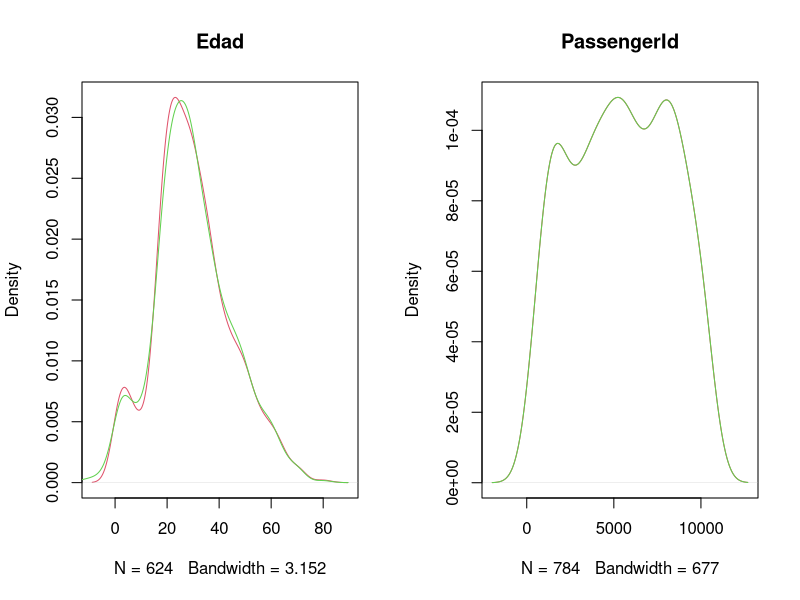
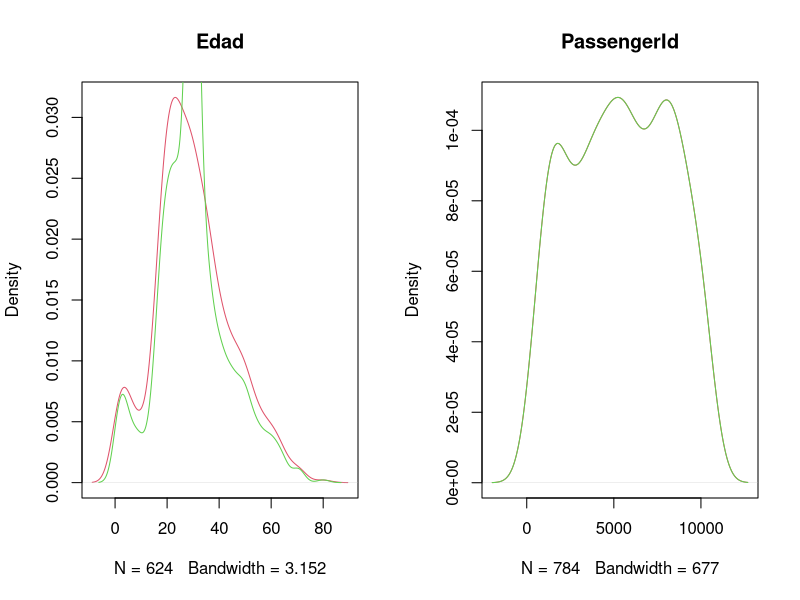
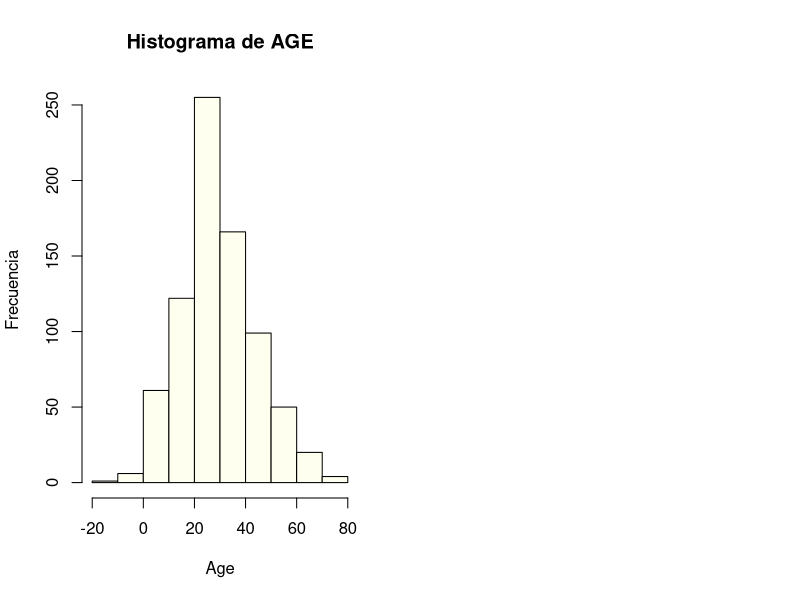
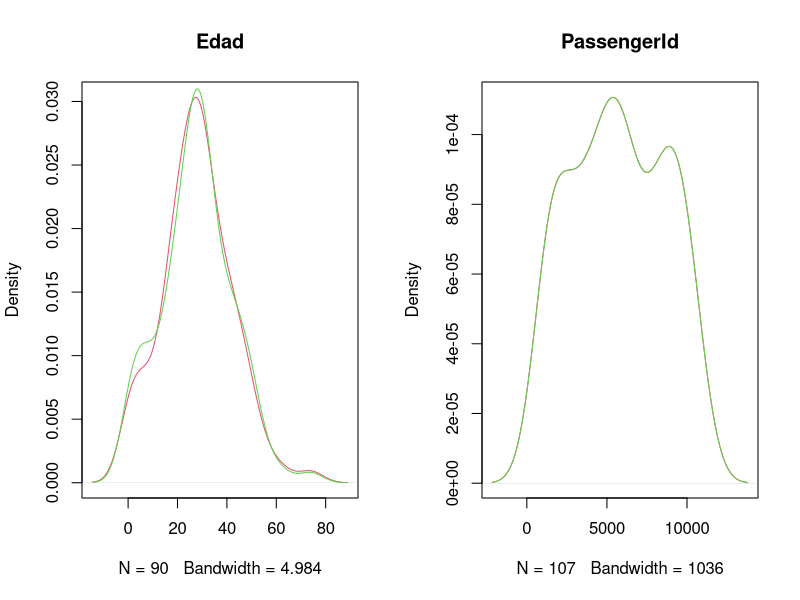

These figures' R source, in order:
## ---- chunk 1
library(dplyr)
library(ggplot2)
library('corrplot')
library('RColorBrewer')
library(stringr)#para extraer los titulos relevantes de names
library(zoo)#la utilizo para la funcion na.approx() para interpolar los valores faltantes NA de la columna AGE
library(caTools)#la utilizo para la funcion sample.split dividir el cojunto de datos en entrenamiento y prueba
library(caret)#la utilizo para dividir el conjunto de datos
library(e1071)
library(mice)# La librería mice permite realizar la imputacion de los datos mediante diferentes técnicas.Multivariate Imputations by Chained Equations (MICE).
## ---- chunk 2
#importo el conjunto de datos
titanic_data <- read.csv("data_titanic_proyecto.csv")
titanic_data
## ---- chunk 3
summary(titanic_data)
## ---- chunk 4
colSums(is.na(titanic_data))
## ---- chunk 5
imputed_data <- mice(titanic_data%>%select(Age,PassengerId), method = "norm.boot")


## ---- chunk 6
Data_Impu_boot <- mice::complete(imputed_data)

par(mfrow=c(1,2))

plot(density(titanic_data$Age ,na.rm = T),col=2,main="Edad")
lines(density(Data_Impu_boot$Age ),col=3)

plot(density(titanic_data$PassengerId,na.rm = T),col=2,main="PassengerId")
lines(density(Data_Impu_boot$PassengerId),col=3)

## ---- chunk 7
imputed_data <- mice(titanic_data%>%select(Age,PassengerId), method = "mean")


## ---- chunk 8
Data_Impu_media <- mice::complete(imputed_data)

par(mfrow=c(1,2))

plot(density(titanic_data$Age ,na.rm = T),col=2,main="Edad")
lines(density(Data_Impu_media$Age ),col=3)

plot(density(titanic_data$PassengerId,na.rm = T),col=2,main="PassengerId")
lines(density(Data_Impu_media$PassengerId),col=3)

## ---- chunk 9
#x2<-titanic_data$Age
#titanic_data$Age[is.na(titanic_data$Age)] <- mean(titanic_data$Age, na.rm = TRUE)
titanic_data<-titanic_data%>%mutate(Age = Data_Impu_boot$Age, PassengerId = Data_Impu_boot$PassengerId)
titanic_data
## ---- chunk 10
colSums(is.na(titanic_data))
## ---- chunk 11
#limpiar y transformar los datos
titanic_data$Embarked <- as.factor(titanic_data$Embarked)#transformar columna embarked en un factor(variable categorica)
titanic_data$passenger_class <- as.factor(titanic_data$passenger_class)
#titanic_data$passenger_sex <- as.factor(titanic_data$passenger_sex)
titanic_data$passenger_survived <- as.integer(titanic_data$passenger_survived == "Y") #comparo cada valor de la columna passenger_survived con "Y" TRUE si valor es igual a "Y" y FALSE "N" con as.integer TRUE pasa a 1 y FALSE pasa a 0
titanic_data$passenger_sex <- as.integer(titanic_data$passenger_sex == "M") #comparo cada valor de la columna passenger_sex con "Y" TRUE si valor es igual a "Y" y FALSE "N" con as.integer TRUE pasa a 1 y FALSE pasa a 0
## ---- chunk 12
#extraer los titulos de la columna Name y crear una nueva columna Titulos
titanic_data$Titulos <- str_extract(titanic_data$Name, "(Mrs|Mr|Miss|Master|Don|Dr|Rev|Mme|Ms|Major|Lady|Sir|Mlle|Col|Capt|the Countess)\\.")

#reemplazar valores NA (no coincidentes) con Otro
titanic_data$Titulos[is.na(titanic_data$Titulos)] <- "Otro"

#verificar los cambios realizados
head(titanic_data)
## ---- chunk 13
str(titanic_data)#con esto muestro la estructura interna del data frame
## ---- chunk 14
# creo un conjunto de datos sin columnas innecesarias
titanic_data_clean <- titanic_data %>% select(-Name, -Ticket, -Cabin)
titanic_data_clean
## ---- chunk 15
#contar la cantidad de valores NA en la columna Age por cada titulo
na_count_by_title <- aggregate(Age ~ Titulos, titanic_data_clean, FUN = function(x) sum(is.na(x)))

#contar cuantos titulos tienen al menos un valor NA en la columna Age
titles_with_na <- sum(na_count_by_title$Age > 0)

#imprimiendo el resultado
print(titles_with_na)

## ---- chunk 16
#creo variables dummy(convertir variables categoricas en variables numericas binarias ) para las variables categoricas
titanic_data_clean <- titanic_data_clean %>%
   mutate( #passenger_clas_i = as.integer(passenger_class ))
  
#  mutate(Male = as.integer(passenger_sex == "M"),
#         Female = as.integer(passenger_sex == "F"),
  
#         AGE = as.integer(titanic_data_clean$Age),
#         Class_Upper = as.integer(passenger_class == "Upper"),
#         Class_Middle = as.integer(passenger_class == "Middle"),
#         Class_Lower = as.integer(passenger_class == "Lower"),
#         Embarked_S = as.integer(Embarked == "S"),
#         Embarked_C = as.integer(Embarked == "C"),
#         Embarked_Q = as.integer(Embarked == "Q"),
          Fare = as.integer(Fare)
         )
titanic_data_clean

## ---- chunk 17
#identificar el titulo que tiene valores NA en la columna AGE
na_titles <- unique(titanic_data_clean$Titulos[is.na(titanic_data_clean$AGE)])


for (title in na_titles) {
  average_age <- mean(titanic_data_clean$AGE[titanic_data_clean$Titulos == title & !is.na(titanic_data_clean$AGE)], na.rm = TRUE)
  titanic_data_clean$AGE[titanic_data_clean$Titulos == title & is.na(titanic_data_clean$AGE)] <- average_age
}

# Verificar que no haya valores faltantes en la columna AGE
summary(titanic_data_clean$AGE)
titanic_data_clean
## ---- chunk 18
#calcular la mediana de la edad para cada titulo
#mediana_edad_por_titulo <- titanic_data_clean %>%
 # group_by(Titulos) %>%
  #summarise(Mediana_Edad = median(AGE, na.rm = TRUE))

#unir la mediana de la edad por titulo al dataset original
#titanic_data_clean <- left_join(titanic_data_clean, mediana_edad_por_titulo, by = "Titulos")

#imputar los valores faltantes de la columna Age utilizando la mediana de la edad segun el titulo
#titanic_data_clean$AGE <- ifelse(is.na(titanic_data_clean$AGE), titanic_data_clean$Mediana_Edad, titanic_data_clean$AGE)

#eliminar la columna Mediana_Edad ya que no es necesaria
#titanic_data_clean <- titanic_data_clean %>%
 # select(-Mediana_Edad)

#verificar que no haya valores faltantes en la columna AGE
#summary(titanic_data_clean$AGE)
#titanic_data_clean
## ---- chunk 19
#definir una funcion para categorizar la edad
#categorize_age <- function(age) {
#  if (is.na(age)) {
#    return(NA)
#  } else if (age <= 2) {
#    return("Infant")
#  } else if (age <= 12) {
#    return("Child")
#  } else if (age <= 19) {
#    return("Teenager")
#  } else if (age <= 35) {
#    return("Young Adult")
#  } else if (age <= 65) {
#    return("Adult")
#  } else {
#    return("Senior")
#  }
#}

#aplicar la funcion para categorizar la columna Age
#titanic_data_clean <- titanic_data_clean %>%
#  mutate(AgeCategory = sapply(AGE, categorize_age))

#convertir la nueva columna AgeCategory en un factor
#titanic_data_clean$AgeCategory <- as.factor(titanic_data_clean$AgeCategory)
#titanic_data_clean

#mostrar un resumen de la nueva columna AgeCategory
#summary(titanic_data_clean$AgeCategory)

## ---- chunk 20

#titanic_data_clean$AgeCategory <- factor(titanic_data_clean$AgeCategory, levels = c("Infant", "Child", "Teenager", "Young Adult", "Adult", "Senior"))

#convertir la columna AgeCategory en una columna numerica
#titanic_data_clean$NumericAgeCategory <- as.integer(titanic_data_clean$AgeCategory)

#mostrar un resumen de la nueva columna NumericAgeCategory
#summary(titanic_data_clean$NumericAgeCategory)
#titanic_data_clean

## ---- chunk 21
# eliminar las variables originales categoricas
#titanic_data_clean <- titanic_data_clean %>%
#  select(-passenger_sex, -passenger_class, -Embarked,-AgeCategory,-Age,-Fare,-Female,-Class_Lower)
#titanic_data_clean
## ---- chunk 22
#aca aplico la interpolación lineal a la columna AGE
#titanic_data_clean$AGE <- na.approx(titanic_data_clean$AGE, na.rm = FALSE)

#redondeo la columna Age a 0 decimales
#titanic_data_clean$AGE <- round(titanic_data_clean$AGE, 0)

#titanic_data_clean
## ---- chunk 23
#titanic_data_clean$AGE <- as.integer(round(titanic_data_clean$AGE))

#mostrando un resumen de la columna AGE
#summary(titanic_data_clean$AGE)
#titanic_data_clean
## ---- chunk 24
#contando la cantidad de cada titulo de la columna Titulos
titulo_recuento <- table(titanic_data_clean$Titulos)

#imprimimiendo el recuento de cada titulo
print(titulo_recuento)
## ---- chunk 25
#convertir los titulos en factores
#obtener los niveles únicos de los titulos
titulos_unicos <- unique(titanic_data_clean$Titulos)

#convertir los titulos en factores utilizando los niveles unicos
titanic_data_clean$Titulos <- factor(titanic_data_clean$Titulos, levels = titulos_unicos)

#convertir los factores en numeros enteros
titanic_data_clean$Titulos <- as.integer(titanic_data_clean$Titulos)

#mostrar un resumen de la columna Titulos
summary(titanic_data_clean$Titulos)
titanic_data_clean
## ---- chunk 26
#convertir los titulos en factores
#obtener los niveles únicos de los titulos
pasajeros_unicos <- unique(titanic_data_clean$passenger_class)

#convertir los titulos en factores utilizando los niveles unicos
titanic_data_clean$passenger_class <- factor(titanic_data_clean$passenger_class, levels = pasajeros_unicos)

#convertir los factores en numeros enteros
titanic_data_clean$passenger_class <- as.integer(titanic_data_clean$passenger_class)

#mostrar un resumen de la columna Titulos
summary(titanic_data_clean$passenger_class)
titanic_data_clean
## ---- chunk 27
#convertir los titulos en factores
#obtener los niveles únicos de los titulos
embarques_unicos <- unique(titanic_data_clean$Embarked)

#convertir los titulos en factores utilizando los niveles unicos
titanic_data_clean$Embarked <- factor(titanic_data_clean$Embarked, levels = embarques_unicos)

#convertir los factores en numeros enteros
titanic_data_clean$Embarked <- as.integer(titanic_data_clean$Embarked)

#mostrar un resumen de la columna Titulos
summary(titanic_data_clean$Embarked)
titanic_data_clean
## ---- chunk 28
#titanic_data_clean <- titanic_data_clean %>%
#   select(-passenger_class)
# titanic_data_clean
## ---- chunk 29
#
#Se grafica el histogra de Fare para ver como es la distribucion de la varaible Age 
    
     hist(x = titanic_data_clean$Age, main = "Histograma de AGE", 
     xlab = "Age", ylab = "Frecuencia",
     col = "ivory")
#como se puede apreciar esta variable tiene mucho sesgo a la derecha
## ---- chunk 30

#Se grafica el histogra de Fare para ver como es la distribucion de la varaible Fare 
    
#     hist(x = log(titanic_data_clean$Fare_i+2), main = "Histograma de Precio ticket", 
#     xlab = "FARE", ylab = "Frecuencia",
#     col = "ivory")
# aplicando logaritmos naturales a los datos de la varaible se ve que mejora la distribucion

## ---- chunk 31

#Se grafica el histogra de Fare para ver como es la distribucion de la varaible AGE 
    
#     hist(x = log(titanic_data_clean$AGE), main = "Histograma de edades ", 
#     xlab = "AGE", ylab = "Frecuencia",
#     col = "ivory")
# aplicando logaritmos naturales a los datos de la varaible se ve que mejora la distribucion

## ---- chunk 32

#se tranforman los datos aplicando logaritmo
log_1 <- log(titanic_data_clean$Fare+2)#
titanic_data_clean$Fare_log <- log_1

#log_1 <- log(titanic_data_clean$AGE+2)#
#titanic_data_clean$AGE_log <- log_1


titanic_data_clean

## ---- chunk 33
titanic_data_clean <- titanic_data_clean %>%
   select(-Fare)
 titanic_data_clean
## ---- chunk 34

#Se grafica el histogra de Fare para ver como es la distribucion de la varaible AGE
    
#     hist(x = log(titanic_data_clean$AGE_log), main = "Histograma edades", 
#     xlab = "AGE", ylab = "Frecuencia",
#     col = "ivory")
# aplicando logaritmos naturales a los datos de la varaible se ve que mejora la distribucion

## ---- chunk 35
# dividir los datos en conjuntos de entrenamiento y prueba (60% - 40%)
set.seed(1234) #establece una semilla para que la division sea reproducible

sample <- sample.split(titanic_data_clean$Titulos, SplitRatio = 0.9)
train_data  <- subset(titanic_data_clean, sample == TRUE)
validation_data   <- subset(titanic_data_clean, sample == FALSE)

#se muestra las dimensiones del conjunto de entrenamiento

dim(train_data)

#se muestra las dimensiones del conjunto de prueba
dim(validation_data)

## ---- chunk 36
train_data %>% 
  group_by(passenger_survived) %>% 
  summarise(numero_casos=n())
## ---- chunk 37
validation_data %>% 
  group_by(passenger_survived) %>% 
  summarise(numero_casos=n())
## ---- chunk 38
bin_model1 <- 
  glm(passenger_survived ~ Age +  Fare_log + passenger_sex, 
      data = train_data, 
      family = binomial)
summary(bin_model1)

## ---- chunk 39
bin_model2 <- 
  glm(passenger_survived ~Age + SibSp + Fare_log + passenger_sex + passenger_class , 
      data = train_data, 
      family = binomial)
summary(bin_model2)

## ---- chunk 40
mod.all <- glm(passenger_survived ~ ., data=train_data, family="binomial")
model <- stats::step(mod.all, trace=FALSE, direction="backward")
summary(model)

## ---- chunk 41

# entrenando el modelo de regresión logistica con el conjunto de entrenamiento
#model <- glm(passenger_survived ~ ., data = train_data , family = "binomial")
#ctrlspecs <- trainControl(method = "cv", number = 10, savePredictions = "all", classProbs = TRUE)
#ctrlspecs <- trainControl(method = "cv", number = 10)
#model <- train(passenger_survived ~., data = train_data, method = "glm", family= binomial, trControl = ctrlspecs)

#summary(model)
## ---- chunk 42
#predecir la supervivencia utilizando el modelo entrenado en el conjunto de validacion
#predictions <- predict(model, newdata = validation_data, type = "response")
predictions <- predict(model, newdata = validation_data,type = "response")

predicted_survived <- ifelse(predictions > 0.5, "Y", "N")


#calcular la precision del modelo en el conjunto de validacion
accuracy <- sum(predicted_survived == validation_data$passenger_survived) / length(validation_data$passenger_survived)
accuracy

## ---- chunk 43
#funciones para calcular precision, recall y F1 score
precision <- function(matrix) {
	# True positive
    tp <- matrix[2, 2]
	# false positive
    fp <- matrix[1, 2]
    return (tp / (tp + fp))
}

recall <- function(matrix) {
# true positive
    tp <- matrix[2, 2]# false positive
    fn <- matrix[2, 1]
    return (tp / (tp + fn))
}
#creando una matriz de confusion
conf_matrix <- table(predicted_survived, validation_data$passenger_survived)

prec <- precision(conf_matrix)
prec
rec <- recall(conf_matrix)
rec
## ---- chunk 44
f1 <- 2 * ((prec * rec) / (prec + rec))
f1
## ---- chunk 45
#importo el conjunto de datos
evaluation_data <- read.csv("evaluation_dataset.csv")
evaluation_data
## ---- chunk 46
summary(evaluation_data)
## ---- chunk 47
#limpiar y transformar los datos
evaluation_data$Embarked <- as.factor(evaluation_data$Embarked)#transformar columna embarked en un factor(variable categorica)
evaluation_data$passenger_class <- as.factor(evaluation_data$passenger_class)
#evaluation_data$passenger_sex <- as.factor(evaluation_data$passenger_sex)
evaluation_data$passenger_sex <- as.integer(evaluation_data$passenger_sex == "M") #comparo cada valor de la columna passenger_sex con "Y" TRUE si valor es igual a "Y" y FALSE "N" con as.integer TRUE pasa a 1 y FALSE pasa a 0

## ---- chunk 48
#extraer los titulos de la columna Name y crear una nueva columna Titulos
evaluation_data$Titulos <- str_extract(evaluation_data$Name, "(Mrs|Mr|Miss|Master|Don|Dr|Rev|Mme|Ms|Major|Lady|Sir|Mlle|Col|Capt|the Countess|Jonkheer)\\.")

#reemplazar valores NA (no coincidentes) con Otro
evaluation_data$Titulos[is.na(evaluation_data$Titulos)] <- "Otro"

#verificar los cambios realizados
head(evaluation_data)
## ---- chunk 49
str(evaluation_data)#con esto muestro la estructura interna del data frame

## ---- chunk 50
colSums(is.na(evaluation_data))
## ---- chunk 51
imputed_data <- mice(evaluation_data%>%select(Age,PassengerId), method = "norm.boot")


## ---- chunk 52
Data_Impu_boot <- mice::complete(imputed_data)

par(mfrow=c(1,2))

plot(density(evaluation_data$Age ,na.rm = T),col=2,main="Edad")
lines(density(Data_Impu_boot$Age ),col=3)

plot(density(evaluation_data$PassengerId,na.rm = T),col=2,main="PassengerId")
lines(density(Data_Impu_boot$PassengerId),col=3)

## ---- chunk 53

#evaluation_data$Age[is.na(evaluation_data$Age)] <- mean(evaluation_data$Age, na.rm = TRUE)
evaluation_data<-evaluation_data%>%mutate(Age = Data_Impu_boot$Age, PassengerId = Data_Impu_boot$PassengerId)
evaluation_data

## ---- chunk 54
colSums(is.na(evaluation_data))
## ---- chunk 55
# creo un conjunto de datos sin columnas innecesarias
evaluation_data_clean <- evaluation_data %>% select(-Name, -Ticket, -Cabin)
evaluation_data_clean
## ---- chunk 56
#contar la cantidad de valores NA en la columna Age por cada titulo
na_count_by_title <- aggregate(Age ~ Titulos, evaluation_data_clean, FUN = function(x) sum(is.na(x)))

#contar cuantos titulos tienen al menos un valor NA en la columna Age
titles_with_na <- sum(na_count_by_title$Age > 0)

#imprimiendo el resultado
print(titles_with_na)
## ---- chunk 57
#creo variables dummy(convertir variables categoricas en variables numericas binarias ) para las variables categoricas
evaluation_data_clean <- evaluation_data_clean %>%
  mutate(#passenger_class_i = as.integer(passenger_class))
#         Female = as.integer(passenger_sex == "F"),
#         AGE = as.integer(evaluation_data_clean$Age),
#         Class_Upper = as.integer(passenger_class == "Upper"),
#         Class_Middle = as.integer(passenger_class == "Middle"),
#         Class_Lower = as.integer(passenger_class == "Lower"),
#         Embarked_S = as.integer(Embarked == "S"),
#         Embarked_C = as.integer(Embarked == "C"),
#         Embarked_Q = as.integer(Embarked == "Q"),
         Fare = as.integer(Fare)
         )
evaluation_data_clean
## ---- chunk 58
#identificar el titulo que tiene valores NA en la columna AGE
na_titles <- unique(evaluation_data_clean$Titulos[is.na(evaluation_data_clean$AGE)])


for (title in na_titles) {
  average_age <- mean(evaluation_data_clean$AGE[evaluation_data_clean$Titulos == title & !is.na(evaluation_data_clean$AGE)], na.rm = TRUE)
  evaluation_data_clean$AGE[evaluation_data_clean$Titulos == title & is.na(evaluation_data_clean$AGE)] <- average_age
}

# Verificar que no haya valores faltantes en la columna AGE
summary(evaluation_data_clean$AGE)
evaluation_data_clean
## ---- chunk 59
#definir una funcion para categorizar la edad
#categorize_age <- function(age) {
#  if (is.na(age)) {
#    return(NA)
#  } else if (age <= 2) {
#    return("Infant")
#  } else if (age <= 12) {
#    return("Child")
#  } else if (age <= 19) {
#    return("Teenager")
#  } else if (age <= 35) {
#    return("Young Adult")
#  } else if (age <= 65) {
#    return("Adult")
#  } else {
#    return("Senior")
#  }
#}

#aplicar la funcion para categorizar la columna Age
#evaluation_data_clean <- evaluation_data_clean %>%
#  mutate(AgeCategory = sapply(AGE, categorize_age))

#convertir la nueva columna AgeCategory en un factor
#evaluation_data_clean$AgeCategory <- as.factor(evaluation_data_clean$AgeCategory)
#evaluation_data_clean

#mostrar un resumen de la nueva columna AgeCategory
#summary(evaluation_data_clean$AgeCategory)
## ---- chunk 60
#evaluation_data_clean$AgeCategory <- factor(evaluation_data_clean$AgeCategory, levels = c("Infant", "Child", "Teenager", "Young Adult", "Adult", "Senior"))

#convertir la columna AgeCategory en una columna numerica
#evaluation_data_clean$NumericAgeCategory <- as.integer(evaluation_data_clean$AgeCategory)

#mostrar un resumen de la nueva columna NumericAgeCategory
#summary(evaluation_data_clean$NumericAgeCategory)
#evaluation_data_clean
## ---- chunk 61
# eliminar las variables originales categoricas
#evaluation_data_clean <- evaluation_data_clean %>%
#  select( -passenger_class)
#evaluation_data_clean
## ---- chunk 62
#contando la cantidad de cada titulo de la columna Titulos
titulo_recuento <- table(evaluation_data_clean$Titulos)

#imprimimiendo el recuento de cada titulo
print(titulo_recuento)
## ---- chunk 63
#convertir los titulos en factores
#obtener los niveles únicos de los titulos
titulos_unicos <- unique(evaluation_data_clean$Titulos)

#convertir los titulos en factores utilizando los niveles unicos
evaluation_data_clean$Titulos <- factor(evaluation_data_clean$Titulos, levels = titulos_unicos)

#convertir los factores en numeros enteros
evaluation_data_clean$Titulos <- as.integer(evaluation_data_clean$Titulos)

#mostrar un resumen de la columna Titulos
summary(evaluation_data_clean$Titulos)
evaluation_data_clean
## ---- chunk 64
#convertir los titulos en factores
#obtener los niveles únicos de los titulos
embarques_unicos <- unique(evaluation_data_clean$Embarked)

#convertir los titulos en factores utilizando los niveles unicos
evaluation_data_clean$Embarked <- factor(evaluation_data_clean$Embarked, levels = embarques_unicos)

#convertir los factores en numeros enteros
evaluation_data_clean$Embarked <- as.integer(evaluation_data_clean$Embarked)

#mostrar un resumen de la columna Titulos
summary(evaluation_data_clean$Embarked)
evaluation_data_clean
## ---- chunk 65
#convertir los titulos en factores
#obtener los niveles únicos de los titulos
pasasjeros_unicos <- unique(evaluation_data_clean$passenger_class)

#convertir los titulos en factores utilizando los niveles unicos
evaluation_data_clean$passenger_class <- factor(evaluation_data_clean$passenger_class, levels = pasasjeros_unicos)

#convertir los factores en numeros enteros
evaluation_data_clean$passenger_class <- as.integer(evaluation_data_clean$passenger_class)

#mostrar un resumen de la columna Titulos
summary(evaluation_data_clean$passenger_class)
evaluation_data_clean
## ---- chunk 66
#
#Se grafica el histogra de Fare para ver como es la distribucion de la varaible Fare 
    
#     hist(x = evaluation_data_clean$Fare_i, main = "Histograma de Precio ticket", 
#     xlab = "FARE", ylab = "Frecuencia",
#     col = "ivory")
#como se puede apreciar esta variable tiene mucho sesgo a la derecha
## ---- chunk 67
#Se grafica el histogra de Fare para ver como es la distribucion de la varaible Fare 
    
#     hist(x = log(evaluation_data_clean$Fare_i+2), main = "Histograma de Precio ticket", 
#     xlab = "FARE", ylab = "Frecuencia",
#     col = "ivory")
# aplicando logaritmos naturales a los datos de la varaible se ve que mejora la distribucion
## ---- chunk 68
#se tranforman los datos aplicando logaritmo
log <- log(evaluation_data_clean$Fare+2)#
evaluation_data_clean$Fare_log <- log

#log <- log(evaluation_data_clean$AGE+2)#
#evaluation_data_clean$AGE_log <- log


evaluation_data_clean
## ---- chunk 69
evaluation_data_clean <- evaluation_data_clean %>%
   select(-Fare)
 evaluation_data_clean
## ---- chunk 70
titanic <- rbind(train_data,validation_data)# se hace un solo dataset
titanic
## ---- chunk 71
# entrenando el modelo de regresión logistica con el conjunto de entrenamiento
model_test <- glm(model, data = titanic, family = "binomial")

#ctrlspecs <- trainControl(method = "cv", number = 10)
#model_test <- train(passenger_survived ~., data = titanic, method = "glm", family= binomial, trControl = ctrlspecs)

summary(model_test)
## ---- chunk 72
#predecir la supervivencia utilizando el modelo entrenado en el conjunto de validacion
predictions <- predict(model_test, newdata = evaluation_data_clean, type = "response")
#predictions <- predict(model, newdata = evaluation_data_clean)
predicted_survived_test <- ifelse(predictions > 0.5, "Y", "N")
predicted_survived_test

## ---- chunk 73
#se convierten los valores predecidos a valores de 0=N, 1=Y
passenger_survived <- as.integer(predicted_survived_test== "Y") #comparo cada valor de la columna passenger_survived con "Y" TRUE si valor es igual a "Y" y FALSE "N" con as.integer TRUE pasa a 1 y FALSE pasa a 0
passenger_survived
## ---- chunk 74
PassengerId <- evaluation_data_clean$PassengerId
predicciones_data <- cbind(PassengerId , passenger_survived ) 
predicciones_data

## ---- chunk 75

#en la variable predicciones_data estas las predicciones utilizo sep = "," para especificar un separador personalizado 
write.csv(predicciones_data, "predictions15.csv", sep = ",", row.names = FALSE)
